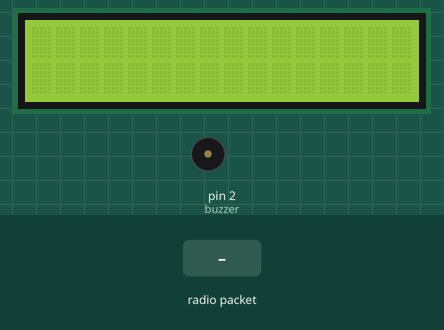
This sketch was run on a simulated Arduino Uno, built with avr-gcc and run on an emulated ATmega328P. On the bench: 16×2 character LCD, buzzer (waves = sounding, pin HIGH). The test bench sets the inputs (shaded band). No radio packets arrive unless stated.

Above: at 1.2 s.
1.3 s: radio packet "1" arrives
At 2.8 s:
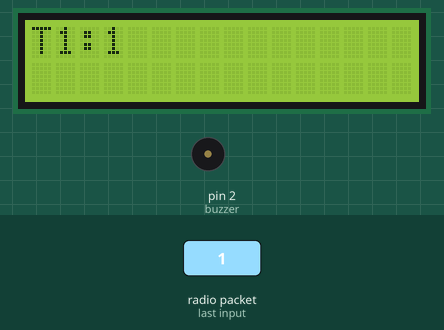
3.8 s: radio packet "0" arrives
At 4.6 s:
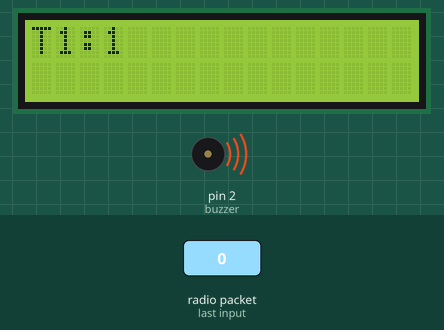
6.3 s: radio packet "2" arrives
At 7.8 s:
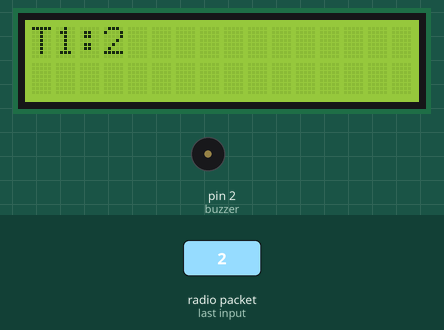
Timing chart, 0 to 9.3 s (numbered marks = the images above; inputs shaded):
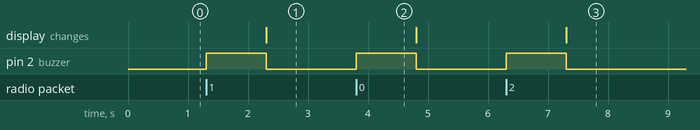

Measured:
- after the input at 1.3 s, pin 2 (buzzer): LOW → HIGH at once, → LOW 1.0 s later; the display: changes after 1.0 s (image 1)
- after the input at 3.8 s, pin 2 (buzzer): LOW → HIGH at once, → LOW 1.0 s later
- after the input at 6.3 s, pin 2 (buzzer): LOW → HIGH at once, → LOW 1.0 s later; the display: changes after 1.0 s (image 3)

The sketch:

receiverLCD.ino
```cpp
// include the library code:
#include <LiquidCrystal.h>

#include <RH_ASK.h>

#include <SPI.h> // Not actualy used but needed to compile

// initialize the library by associating any needed LCD interface pin
// with the arduino pin number it is connected to
const int rs = 12, en = 10, d4 = 5, d5 = 4, d6 = 3, d7 = 1;
LiquidCrystal lcd(rs, en, d4, d5, d6, d7);
RH_ASK driver;

#define buzzer 2

void setup() {
  // set up the LCD's number of columns and rows:

   //Serial.begin(9600);  // Debugging only

    pinMode(buzzer, OUTPUT);
    lcd.begin(16, 2);
  // Print a message to the LCD.
  if (!driver.init())

         Serial.println("init failed");
}

void loop() {
  // set the cursor to column 0, line 1
  // (note: line 1 is the second row, since counting begins with 0):
   uint8_t buf[17];

    uint8_t buflen = sizeof(buf);

    if (driver.recv(buf, &buflen)) // Non-blocking

    {

      int i;

      digitalWrite(buzzer, HIGH);
      delay(1000);
      digitalWrite(buzzer, LOW);
      Serial.print("Message: ");
      Serial.println((char*)buf);
      lcd.setCursor(0,0);
      lcd.print("T1:");
      lcd.print((char*)buf);
    }
}
```
